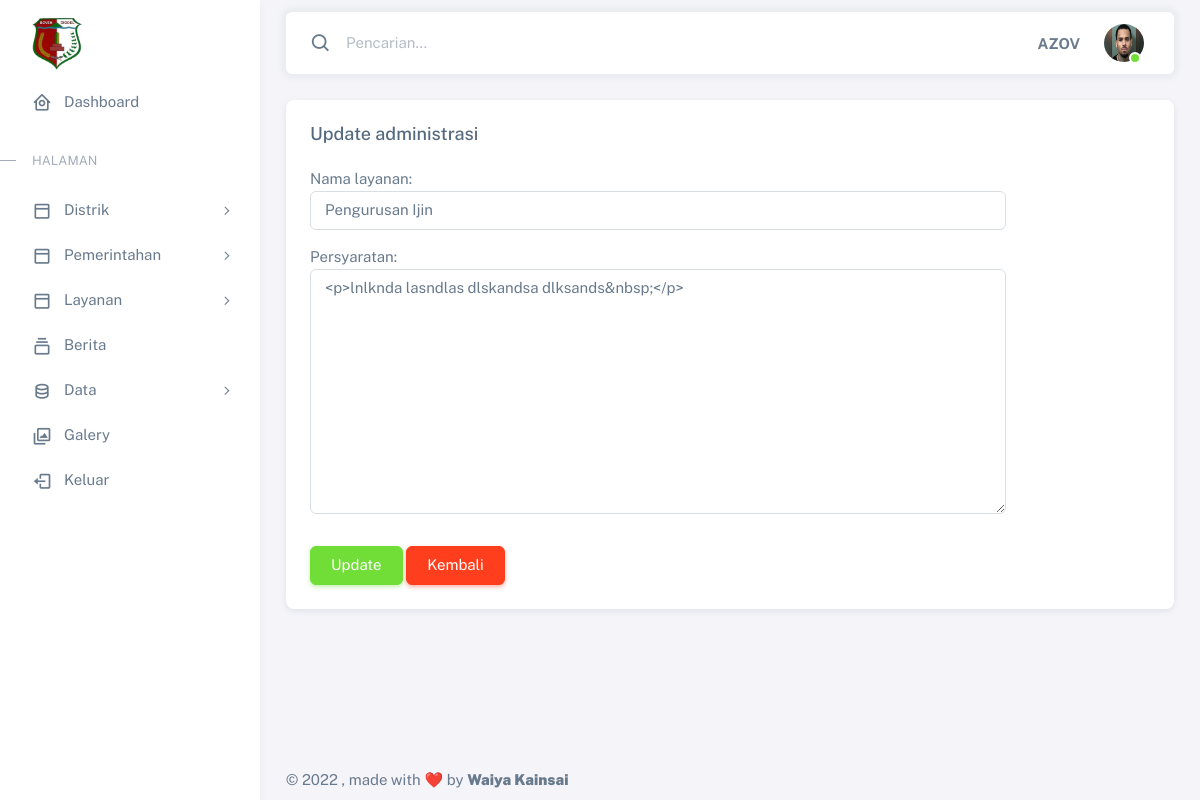
Page /panel/updateadministrasi/17 (signed in) on the committed database.
### panel/models.py (models this page shows)
class UserProfile(models.Model):
    user = models.OneToOneField(User, on_delete=models.CASCADE)
    first_name = models.CharField(max_length=100, null=True)
    last_name = models.CharField(max_length=100, null=True)
    phone = models.CharField(max_length=12, null=True)
    foto = models.ImageField(blank=True, null=True, upload_to="image/")

### administrasi/models.py (models this page shows, shortened)
class Administrasi(models.Model):
    nama_layanan = models.CharField(max_length=100)
    persyaratan = RichTextField(blank=True, null=True)
    slug = models.SlugField(blank=True,editable=False)

### panel/views.py (the view)
# urls.py: path('updateadministrasi/<str:pk>',views.update_administrasi, name='updateadministrasi'),
@login_required(login_url='panel:login')
def update_administrasi(request, pk):
    groupcheck = Group.objects.get(name= 'admin')
    administrasi_update = Administrasi.objects.get(id=pk)
    form = AdministrasiForm( request.POST or None, request.FILES or None, instance=administrasi_update)
    link_kembali = '/panel/administrasi/'
    tombol = "Update"
    if form.is_valid():
        form.save()
        return redirect(link_kembali)
    context ={
        'title':'Panel | Update Data Administrasi',
        'keterangan': 'Update administrasi',
        'form': form,
        'tombol': tombol,
        'groupcheck': groupcheck,
    }
    return render(request, 'panel/add_administrasi.html', context)

### panel/forms.py
class AdministrasiForm(ModelForm):
    class Meta:
        model = Administrasi
        fields = ('nama_layanan', 'persyaratan')
        widgets = {
            'nama_layanan': forms.TextInput(attrs={'class': 'form-control', 'id': 'basic-default-name', 'placeholder': 'Masukan nama layanan..'}),
            'persyaratan': forms.Textarea(attrs={'class': 'form-control', 'aria-label': 'Isikan pesyaratan-persyaratan administrasi..', 'aria-describedby': 'basic-icon-default-message2'}),
        }

### templates/panel/add_administrasi.html (shortened to what this page needs)
{% extends '../adminbase.html' %}
{% block content %}
<div class="row">
    <div class="col-xxl">
        <div class="card mb-4">
          <div class="card-header d-flex align-items-center justify-content-between">
            <h5 class="mb-0">{{ keterangan }}</h5>
          </div>
          <div class="card-body">
            <form action="" method="POST" enctype="multipart/form-data">
              <div class="row mb-3">
                <div class="col-sm-10">
                  {{ form.as_p}}
                </div>
              </div>
              <div class="row justify-content-start">
                <div class="col-sm-10">
                  <input class="btn btn-success" type="submit" value="{{tombol}}">
                  <a href= "{% url 'panel:administrasi' %}"  class="btn btn-danger">Kembali</a>
                </div>
              </div>
            </form>
          </div>
        </div>
      </div>
</div>
{% endblock %}

### templates/adminbase.html (shortened to what this page needs)
{% load static %}
<!DOCTYPE html>
<html
  lang="en"
  class="light-style layout-menu-fixed"
  dir="ltr"
  data-theme="theme-default"
  data-assets-path="../assets/"
  data-template="vertical-menu-template-free"
>
  <head>
    <link rel="stylesheet" href=" {% static 'vendor/fonts/boxicons.css' %}" />
    <link rel="stylesheet" href="{% static 'vendor/css/core.css' %}" class="template-customizer-core-css" />
    <link rel="stylesheet" href="{% static 'vendor/css/theme-default.css' %}" class="template-customizer-theme-css" />
    <link rel="stylesheet" href="{% static 'vendor/css/organisasi.css' %}" class="template-customizer-theme-css" />
    <link rel="stylesheet" href="{% static 'css/demo.css' %}" />
    <link rel="stylesheet" href="{% static 'vendor/libs/perfect-scrollbar/perfect-scrollbar.css' %}" />
    <link rel="stylesheet" href="{% static 'vendor/libs/apex-charts/apex-charts.css' %}" />
  </head>
  <body onload="startTime()">
    <div class="layout-wrapper layout-content-navbar">
      <div class="layout-container">
        {% include 'panel/admin_menu.html' %}
        <div class="layout-page">
          <nav
            class="layout-navbar container-xxl navbar navbar-expand-xl navbar-detached align-items-center bg-navbar-theme"
            id="layout-navbar"
          >
            <div class="navbar-nav-right d-flex align-items-center" id="navbar-collapse">
              <div class="navbar-nav align-items-center">
                <div class="nav-item d-flex align-items-center">
                  <i class="bx bx-search fs-4 lh-0"></i>
                  <input
                    type="text"
                    class="form-control border-0 shadow-none"
                    placeholder="Pencarian..."
                    aria-label="Search..."
                  />
                </div>
              </div>
              <ul class="navbar-nav flex-row align-items-center ms-auto">
                <li class="nav-item lh-1 me-3">
                  <strong >{{request.user|upper}}</strong>
                </li>
                <li class="nav-item navbar-dropdown dropdown-user dropdown">
                  <a class="nav-link dropdown-toggle hide-arrow" href="javascript:void(0);" data-bs-toggle="dropdown">
                    <div class="avatar avatar-online">
                      {% if request.user.userprofile.foto %}
                      <img src="{{ request.user.userprofile.foto.url }}" alt class="w-px-40 h-saja rounded-circle" />
                      {% else %}
                      <img src="{% static 'img/user_blank.png' %}" alt class="w-px-40 h-auto rounded-circle" />
                      {% endif %}
                    </div>
                  </a>
                </li>
              </ul>
            </div>
          </nav>
          <div class="content-wrapper">
            <div class="container-xxl flex-grow-1 container-p-y">
            {% block content %}
            {% endblock content %}
            </div>
            <footer class="content-footer footer bg-footer-theme">
              <div class="container-xxl d-flex flex-wrap justify-content-between py-2 flex-md-row flex-column">
                <div class="mb-2 mb-md-0">
                  ©
                  , made with ❤️ by
                  <a href="#" target="_blank" class="footer-link fw-bolder">Waiya Kainsai</a>
                </div>
              </div>
            </footer>
          </div>
        </div>
      </div>
    </div>
  </body>
</html>

### rows in the picture
Administrasi: nama_layanan "Pengurusan Ijin", persyaratan "<p>lnlknda lasndlas dlskandsa dlksands&nbsp;</p>"

### other values in the picture
{{ request.user|upper }} "AZOV"
{{ keterangan }} "Update administrasi"
